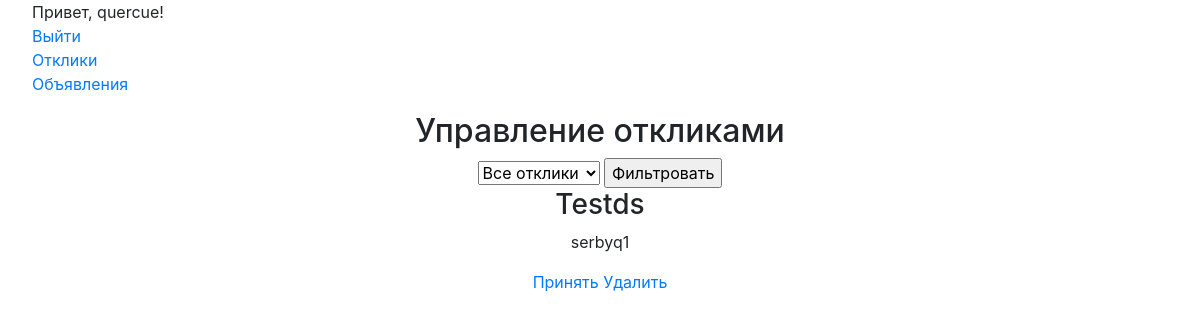
Page /my-responses/ (signed in) on the earlier database version.
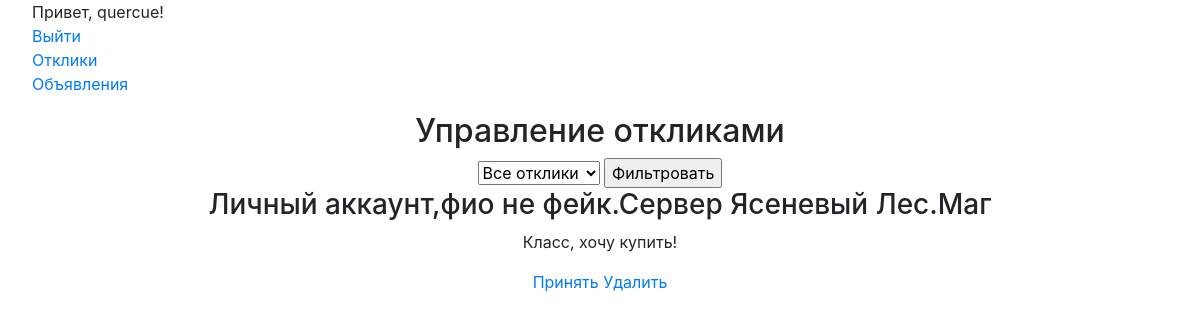
Same page on the later database version.
### board/models.py (models this page shows, shortened)
class Advertisement(models.Model):
    title = models.CharField(max_length=64)
    text = models.TextField()
    author = models.ForeignKey(User, on_delete=models.CASCADE)
    TANKS = 'TN'
    HEALERS = 'HL'
    DAMAGEDEALERS = 'DD'
    MERCHANTS = 'MC'
    GUILDMASTERS = 'GM'
    QUESTGIVERS = 'QG'
    BLACKSMITHS = 'BS'
    LEATHERWORKERS = 'LW'
    POTIONMASTERS = 'PM'
    SPELLMASTERS = 'SM'
    CATEGORY_CHOISES = (
        (TANKS, 'Танки'),
        (HEALERS, 'Хилы'),
        (DAMAGEDEALERS, 'ДД'),
        (MERCHANTS, 'Торговцы'),
        (GUILDMASTERS, 'Гилдмастеры'),
        (QUESTGIVERS, 'Квестгиверы'),
        (BLACKSMITHS, 'Кузнецы'),
        (LEATHERWORKERS, 'Кожевники'),
        (POTIONMASTERS, 'Зельевары'),
        (SPELLMASTERS, 'Мастера заклинаний')
    )
    category = models.CharField(max_length=2, choices=CATEGORY_CHOISES)
    dateCreation = models.DateTimeField(auto_now_add=True)
    image = models.ImageField(upload_to='uploads/', blank=True, null=True)
    upload = models.FileField(upload_to='uploads/', blank=True, null=True)

class Response(models.Model):
    author = models.ForeignKey(User, on_delete=models.CASCADE)
    advertisement = models.ForeignKey(Advertisement, on_delete=models.CASCADE)
    text = models.TextField()
    status = models.BooleanField(default=False)

### board/views.py (the view)
# urls.py: path('my-responses/', views.manage_responses, name='manage_responses'),
def manage_responses(request):
    if not request.user.is_authenticated:
        return redirect('login')
    status_filter = request.GET.get('status')
    responses = Response.objects.filter(advertisement__author=request.user)
    if status_filter == "accepted":
        responses = responses.filter(status=True)
    elif status_filter == "pending":
        responses = responses.filter(status=False)
    ads_with_responses = Advertisement.objects.filter(id__in=responses.values_list('advertisement_id', flat=True))
    return render(request, 'manage_responses.html', {'ads_with_responses': ads_with_responses})

### templates/manage_responses.html (shortened to what this page needs)
{% extends 'flatpages/default.html' %}
{% block content %}
<h2>Управление откликами</h2>
<form method="get">
    <select name="status">
        <option value="">Все отклики</option>
    </select>
    <input type="submit" value="Фильтровать">
</form>
{% for ad in ads_with_responses %}
    <h3>{{ ad.title }}</h3>
    {% for response in ad.response_set.all %}
        <div class="response">
            <p>{{ response.text }}</p>
            <a href="{% url 'accept_response' response.pk %}">Принять</a>
            <a href="{% url 'delete_response' response.pk %}">Удалить</a>
        </div>
    {% endfor %}
{% endfor %}
{% endblock %}

### templates/flatpages/default.html (shortened to what this page needs)
<!DOCTYPE html>
<html lang="ru">
    <head>
        {% load static %}
        <link href="{% static 'css/styles.css' %}" rel="stylesheet" />
        <link rel="stylesheet" href="https://stackpath.bootstrapcdn.com/bootstrap/4.5.2/css/bootstrap.min.css">
    </head>
    <body>
    <nav>
        <ul>
            {% if user.is_authenticated %}
                <li>Привет, {{ user.username }}!</li>
                <li><a href="{% url 'account_logout' %}">Выйти</a></li>
                <li><a href="{% url 'manage_responses' %}">Отклики</a></li>
            {% else %}
                <li><a href="{% url 'account_login' %}">Войти</a></li>
                <li><a href="{% url 'account_signup' %}">Зарегистрироваться</a></li>
            {% endif %}
                <a href="{% url 'Ads' %}">Объявления</a>
        </ul>
    </nav>
        <div class="container">
           <div class="row">
               <div class="col-lg-12 text-center">
                   {% block content %}{% endblock content %}
               </div>
           </div>
        </div>
    </body>
</html>

### templates/flatpages/default.html (style rules this page uses)
li { list-style-type: none; }

Differences in the rows shown:
removed Advertisement: title "Testds"
removed Response: text "serbyq1", shown under "Testds"
added Advertisement: title "Личный аккаунт,фио не фейк.Сервер Ясеневый Лес.Маг"
added Response: text "Класс, хочу купить!", shown under "Личный аккаунт,фио не фейк.Сервер Ясеневый Лес.Маг"
